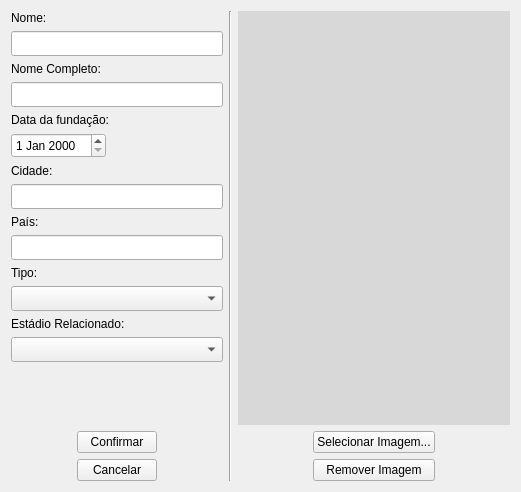
<?xml version="1.0" encoding="UTF-8"?>
<ui version="4.0">
 <class>cadastroEquipe</class>
 <widget class="QWidget" name="cadastroEquipe">
  <property name="geometry">
   <rect>
    <x>0</x>
    <y>0</y>
    <width>521</width>
    <height>492</height>
   </rect>
  </property>
  <property name="sizePolicy">
   <sizepolicy hsizetype="Expanding" vsizetype="Preferred">
    <horstretch>0</horstretch>
    <verstretch>0</verstretch>
   </sizepolicy>
  </property>
  <property name="windowTitle">
   <string>Cadastro de Equipe</string>
  </property>
  <layout class="QGridLayout" name="gridLayout_4">
   <item row="0" column="2">
    <layout class="QGridLayout" name="gridLayout">
     <item row="5" column="0">
      <spacer name="horizontalSpacer_5">
       <property name="orientation">
        <enum>Qt::Horizontal</enum>
       </property>
       <property name="sizeHint" stdset="0">
        <size>
         <width>40</width>
         <height>20</height>
        </size>
       </property>
      </spacer>
     </item>
     <item row="5" column="1" colspan="2">
      <widget class="QPushButton" name="SelecionarImagem">
       <property name="text">
        <string>Selecionar Imagem...</string>
       </property>
      </widget>
     </item>
     <item row="5" column="3">
      <spacer name="horizontalSpacer_6">
       <property name="orientation">
        <enum>Qt::Horizontal</enum>
       </property>
       <property name="sizeHint" stdset="0">
        <size>
         <width>40</width>
         <height>20</height>
        </size>
       </property>
      </spacer>
     </item>
     <item row="6" column="1" colspan="2">
      <widget class="QPushButton" name="RemoverImagem">
       <property name="text">
        <string>Remover Imagem</string>
       </property>
      </widget>
     </item>
     <item row="6" column="0">
      <spacer name="horizontalSpacer_7">
       <property name="orientation">
        <enum>Qt::Horizontal</enum>
       </property>
       <property name="sizeHint" stdset="0">
        <size>
         <width>40</width>
         <height>20</height>
        </size>
       </property>
      </spacer>
     </item>
     <item row="4" column="0" colspan="4">
      <widget class="QLabel" name="Pixmap">
       <property name="sizePolicy">
        <sizepolicy hsizetype="Ignored" vsizetype="Ignored">
         <horstretch>0</horstretch>
         <verstretch>8</verstretch>
        </sizepolicy>
       </property>
       <property name="styleSheet">
        <string notr="true">background-color: rgb(216, 216, 216);</string>
       </property>
       <property name="text">
        <string/>
       </property>
      </widget>
     </item>
     <item row="6" column="3">
      <spacer name="horizontalSpacer_8">
       <property name="orientation">
        <enum>Qt::Horizontal</enum>
       </property>
       <property name="sizeHint" stdset="0">
        <size>
         <width>40</width>
         <height>20</height>
        </size>
       </property>
      </spacer>
     </item>
    </layout>
   </item>
   <item row="0" column="1">
    <widget class="Line" name="line">
     <property name="orientation">
      <enum>Qt::Vertical</enum>
     </property>
    </widget>
   </item>
   <item row="0" column="0">
    <layout class="QGridLayout" name="gridLayout_2">
     <item row="17" column="0">
      <spacer name="horizontalSpacer_2">
       <property name="orientation">
        <enum>Qt::Horizontal</enum>
       </property>
       <property name="sizeType">
        <enum>QSizePolicy::Fixed</enum>
       </property>
       <property name="sizeHint" stdset="0">
        <size>
         <width>60</width>
         <height>20</height>
        </size>
       </property>
      </spacer>
     </item>
     <item row="16" column="0">
      <spacer name="horizontalSpacer">
       <property name="orientation">
        <enum>Qt::Horizontal</enum>
       </property>
       <property name="sizeType">
        <enum>QSizePolicy::Fixed</enum>
       </property>
       <property name="sizeHint" stdset="0">
        <size>
         <width>60</width>
         <height>20</height>
        </size>
       </property>
      </spacer>
     </item>
     <item row="0" column="0" colspan="4">
      <widget class="QLabel" name="label">
       <property name="sizePolicy">
        <sizepolicy hsizetype="Fixed" vsizetype="Preferred">
         <horstretch>0</horstretch>
         <verstretch>0</verstretch>
        </sizepolicy>
       </property>
       <property name="text">
        <string>Nome:</string>
       </property>
      </widget>
     </item>
     <item row="6" column="0" colspan="4">
      <widget class="QLabel" name="label_6">
       <property name="sizePolicy">
        <sizepolicy hsizetype="Fixed" vsizetype="Preferred">
         <horstretch>0</horstretch>
         <verstretch>0</verstretch>
        </sizepolicy>
       </property>
       <property name="text">
        <string>Cidade:</string>
       </property>
      </widget>
     </item>
     <item row="3" column="0" colspan="4">
      <widget class="QLineEdit" name="NomeCompleto">
       <property name="sizePolicy">
        <sizepolicy hsizetype="Ignored" vsizetype="Fixed">
         <horstretch>0</horstretch>
         <verstretch>0</verstretch>
        </sizepolicy>
       </property>
       <property name="minimumSize">
        <size>
         <width>0</width>
         <height>25</height>
        </size>
       </property>
       <property name="maxLength">
        <number>30</number>
       </property>
      </widget>
     </item>
     <item row="5" column="0" colspan="4">
      <widget class="QDateEdit" name="DataFundacao">
       <property name="sizePolicy">
        <sizepolicy hsizetype="Fixed" vsizetype="Fixed">
         <horstretch>0</horstretch>
         <verstretch>0</verstretch>
        </sizepolicy>
       </property>
       <property name="minimumSize">
        <size>
         <width>0</width>
         <height>25</height>
        </size>
       </property>
      </widget>
     </item>
     <item row="1" column="0" colspan="4">
      <widget class="QLineEdit" name="Nome">
       <property name="sizePolicy">
        <sizepolicy hsizetype="Ignored" vsizetype="Fixed">
         <horstretch>0</horstretch>
         <verstretch>0</verstretch>
        </sizepolicy>
       </property>
       <property name="minimumSize">
        <size>
         <width>0</width>
         <height>25</height>
        </size>
       </property>
       <property name="maxLength">
        <number>150</number>
       </property>
      </widget>
     </item>
     <item row="2" column="0" colspan="4">
      <widget class="QLabel" name="label_3">
       <property name="sizePolicy">
        <sizepolicy hsizetype="Fixed" vsizetype="Preferred">
         <horstretch>0</horstretch>
         <verstretch>0</verstretch>
        </sizepolicy>
       </property>
       <property name="text">
        <string>Nome Completo:</string>
       </property>
      </widget>
     </item>
     <item row="9" column="0" colspan="4">
      <widget class="QLineEdit" name="Pais">
       <property name="sizePolicy">
        <sizepolicy hsizetype="Ignored" vsizetype="Fixed">
         <horstretch>0</horstretch>
         <verstretch>0</verstretch>
        </sizepolicy>
       </property>
       <property name="minimumSize">
        <size>
         <width>0</width>
         <height>25</height>
        </size>
       </property>
       <property name="text">
        <string/>
       </property>
       <property name="maxLength">
        <number>30</number>
       </property>
      </widget>
     </item>
     <item row="7" column="0" colspan="4">
      <widget class="QLineEdit" name="Cidade">
       <property name="sizePolicy">
        <sizepolicy hsizetype="Ignored" vsizetype="Fixed">
         <horstretch>0</horstretch>
         <verstretch>0</verstretch>
        </sizepolicy>
       </property>
       <property name="minimumSize">
        <size>
         <width>0</width>
         <height>25</height>
        </size>
       </property>
       <property name="maxLength">
        <number>30</number>
       </property>
      </widget>
     </item>
     <item row="16" column="1" colspan="2">
      <widget class="QPushButton" name="Confirmar">
       <property name="enabled">
        <bool>true</bool>
       </property>
       <property name="text">
        <string>Confirmar</string>
       </property>
      </widget>
     </item>
     <item row="17" column="1" colspan="2">
      <widget class="QPushButton" name="Cancelar">
       <property name="enabled">
        <bool>true</bool>
       </property>
       <property name="text">
        <string>Cancelar</string>
       </property>
      </widget>
     </item>
     <item row="14" column="0" colspan="4">
      <spacer name="verticalSpacer_5">
       <property name="orientation">
        <enum>Qt::Vertical</enum>
       </property>
       <property name="sizeType">
        <enum>QSizePolicy::Expanding</enum>
       </property>
       <property name="sizeHint" stdset="0">
        <size>
         <width>20</width>
         <height>40</height>
        </size>
       </property>
      </spacer>
     </item>
     <item row="4" column="0" colspan="4">
      <widget class="QLabel" name="label_5">
       <property name="sizePolicy">
        <sizepolicy hsizetype="Fixed" vsizetype="Preferred">
         <horstretch>0</horstretch>
         <verstretch>0</verstretch>
        </sizepolicy>
       </property>
       <property name="text">
        <string>Data da fundação:</string>
       </property>
      </widget>
     </item>
     <item row="16" column="3">
      <spacer name="horizontalSpacer_3">
       <property name="orientation">
        <enum>Qt::Horizontal</enum>
       </property>
       <property name="sizeType">
        <enum>QSizePolicy::Fixed</enum>
       </property>
       <property name="sizeHint" stdset="0">
        <size>
         <width>60</width>
         <height>20</height>
        </size>
       </property>
      </spacer>
     </item>
     <item row="17" column="3">
      <spacer name="horizontalSpacer_4">
       <property name="orientation">
        <enum>Qt::Horizontal</enum>
       </property>
       <property name="sizeType">
        <enum>QSizePolicy::Fixed</enum>
       </property>
       <property name="sizeHint" stdset="0">
        <size>
         <width>60</width>
         <height>20</height>
        </size>
       </property>
      </spacer>
     </item>
     <item row="8" column="0" colspan="4">
      <widget class="QLabel" name="label_7">
       <property name="sizePolicy">
        <sizepolicy hsizetype="Fixed" vsizetype="Preferred">
         <horstretch>0</horstretch>
         <verstretch>0</verstretch>
        </sizepolicy>
       </property>
       <property name="text">
        <string>País:</string>
       </property>
      </widget>
     </item>
     <item row="10" column="0" colspan="4">
      <widget class="QLabel" name="label_2">
       <property name="text">
        <string>Tipo:</string>
       </property>
      </widget>
     </item>
     <item row="11" column="0" colspan="4">
      <widget class="QComboBox" name="Tipo">
       <property name="sizePolicy">
        <sizepolicy hsizetype="Ignored" vsizetype="Fixed">
         <horstretch>0</horstretch>
         <verstretch>0</verstretch>
        </sizepolicy>
       </property>
       <property name="minimumSize">
        <size>
         <width>207</width>
         <height>25</height>
        </size>
       </property>
       <property name="iconSize">
        <size>
         <width>20</width>
         <height>20</height>
        </size>
       </property>
       <item>
        <property name="text">
         <string/>
        </property>
       </item>
       <item>
        <property name="text">
         <string>Gerenciar tipos...</string>
        </property>
       </item>
      </widget>
     </item>
     <item row="12" column="0" colspan="4">
      <widget class="QLabel" name="label_8">
       <property name="sizePolicy">
        <sizepolicy hsizetype="Preferred" vsizetype="Preferred">
         <horstretch>0</horstretch>
         <verstretch>0</verstretch>
        </sizepolicy>
       </property>
       <property name="text">
        <string>Estádio Relacionado:</string>
       </property>
      </widget>
     </item>
     <item row="13" column="0" colspan="4">
      <widget class="QComboBox" name="EstadioRelacionado">
       <property name="sizePolicy">
        <sizepolicy hsizetype="Ignored" vsizetype="Fixed">
         <horstretch>0</horstretch>
         <verstretch>0</verstretch>
        </sizepolicy>
       </property>
       <property name="minimumSize">
        <size>
         <width>207</width>
         <height>25</height>
        </size>
       </property>
       <property name="iconSize">
        <size>
         <width>20</width>
         <height>20</height>
        </size>
       </property>
       <item>
        <property name="text">
         <string/>
        </property>
       </item>
       <item>
        <property name="text">
         <string>Gerenciar tipos...</string>
        </property>
       </item>
      </widget>
     </item>
    </layout>
   </item>
  </layout>
 </widget>
 <tabstops>
  <tabstop>Nome</tabstop>
  <tabstop>NomeCompleto</tabstop>
  <tabstop>DataFundacao</tabstop>
  <tabstop>Cidade</tabstop>
  <tabstop>Pais</tabstop>
  <tabstop>Tipo</tabstop>
  <tabstop>EstadioRelacionado</tabstop>
  <tabstop>Confirmar</tabstop>
  <tabstop>Cancelar</tabstop>
  <tabstop>SelecionarImagem</tabstop>
  <tabstop>RemoverImagem</tabstop>
 </tabstops>
 <resources/>
 <connections/>
</ui>
